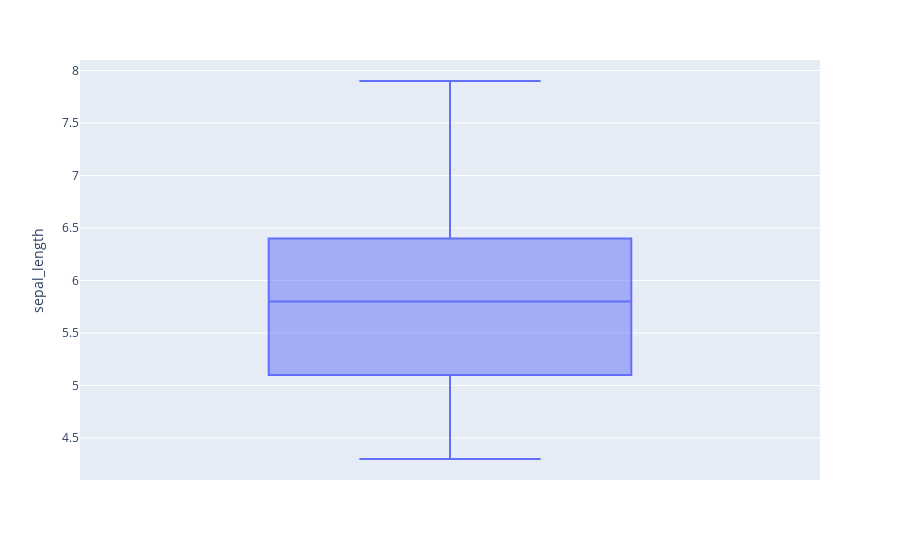
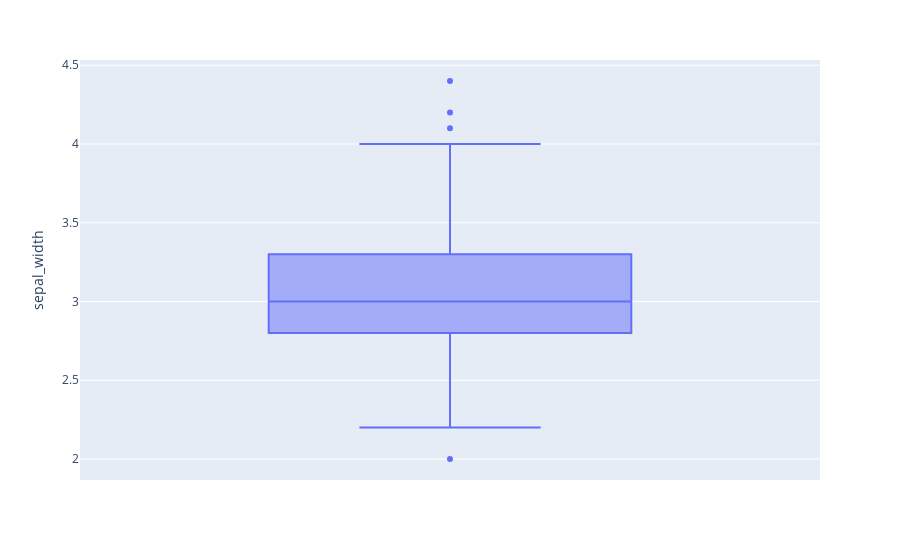
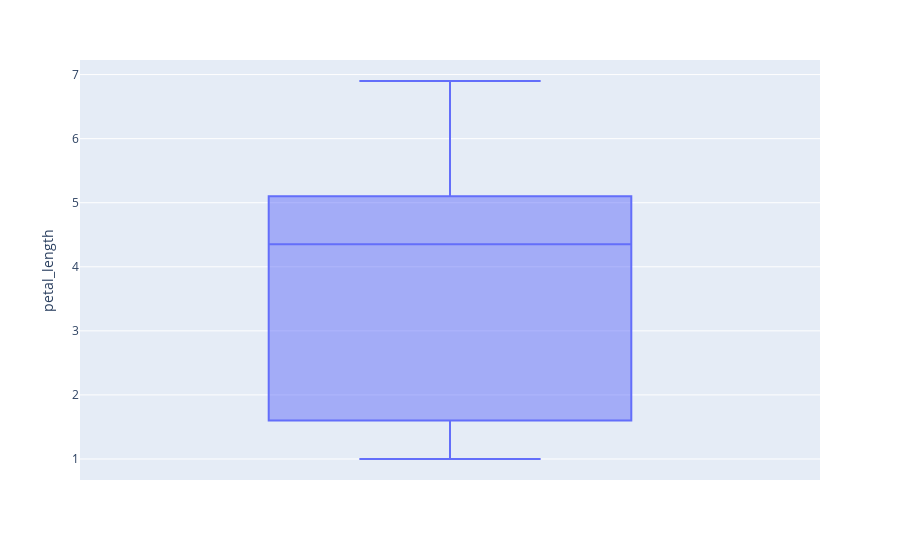
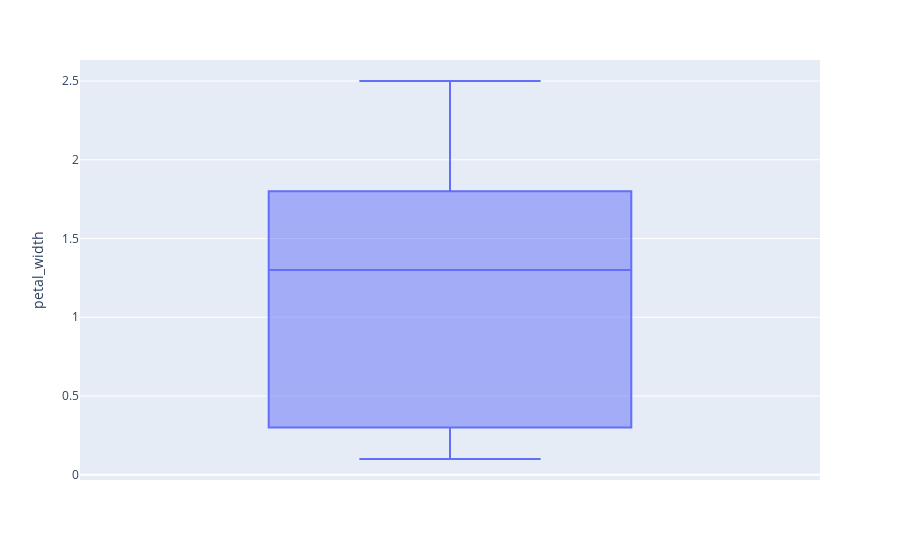

Notebook cell for these charts, in order:
### Code cell
# make box plots of all the numeric columns using for loop and plotly
fig = px.box(data_frame=df, y='sepal_length')
fig.show()

fig = px.box(data_frame=df, y='sepal_width')
fig.show()

fig = px.box(data_frame=df, y='petal_length')
fig.show()

fig = px.box(data_frame=df, y='petal_width')
fig.show()

### Figure 1 — Plotly figure (JSON) as saved in the notebook; plotly's stock layout.template omitted (floating-point values rounded to 4 significant figures; data arrays with more than 128 entries replaced by an {"elided": "..."} marker saying what was removed)
{"data": [{"alignmentgroup": "True", "hovertemplate": "sepal_length=%{y}<extra></extra>", "legendgroup": "", "marker": {"color": "#636efa"}, "name": "", "notched": false, "offsetgroup": "", "orientation": "v", "showlegend": false, "type": "box", "x0": " ", "xaxis": "x", "y": {"elided": "150 float values"}, "y0": " ", "yaxis": "y"}], "layout": {"boxmode": "group", "legend": {"tracegroupgap": 0}, "margin": {"t": 60}, "xaxis": {"anchor": "y", "domain": [0, 1]}, "yaxis": {"anchor": "x", "domain": [0, 1], "title": {"text": "sepal_length"}}}}

### Figure 2 — Plotly figure (JSON) as saved in the notebook; plotly's stock layout.template omitted (floating-point values rounded to 4 significant figures; data arrays with more than 128 entries replaced by an {"elided": "..."} marker saying what was removed)
{"data": [{"alignmentgroup": "True", "hovertemplate": "sepal_width=%{y}<extra></extra>", "legendgroup": "", "marker": {"color": "#636efa"}, "name": "", "notched": false, "offsetgroup": "", "orientation": "v", "showlegend": false, "type": "box", "x0": " ", "xaxis": "x", "y": {"elided": "150 float values"}, "y0": " ", "yaxis": "y"}], "layout": {"boxmode": "group", "legend": {"tracegroupgap": 0}, "margin": {"t": 60}, "xaxis": {"anchor": "y", "domain": [0, 1]}, "yaxis": {"anchor": "x", "domain": [0, 1], "title": {"text": "sepal_width"}}}}

### Figure 3 — Plotly figure (JSON) as saved in the notebook; plotly's stock layout.template omitted (floating-point values rounded to 4 significant figures; data arrays with more than 128 entries replaced by an {"elided": "..."} marker saying what was removed)
{"data": [{"alignmentgroup": "True", "hovertemplate": "petal_length=%{y}<extra></extra>", "legendgroup": "", "marker": {"color": "#636efa"}, "name": "", "notched": false, "offsetgroup": "", "orientation": "v", "showlegend": false, "type": "box", "x0": " ", "xaxis": "x", "y": {"elided": "150 float values"}, "y0": " ", "yaxis": "y"}], "layout": {"boxmode": "group", "legend": {"tracegroupgap": 0}, "margin": {"t": 60}, "xaxis": {"anchor": "y", "domain": [0, 1]}, "yaxis": {"anchor": "x", "domain": [0, 1], "title": {"text": "petal_length"}}}}

### Figure 4 — Plotly figure (JSON) as saved in the notebook; plotly's stock layout.template omitted (floating-point values rounded to 4 significant figures; data arrays with more than 128 entries replaced by an {"elided": "..."} marker saying what was removed)
{"data": [{"alignmentgroup": "True", "hovertemplate": "petal_width=%{y}<extra></extra>", "legendgroup": "", "marker": {"color": "#636efa"}, "name": "", "notched": false, "offsetgroup": "", "orientation": "v", "showlegend": false, "type": "box", "x0": " ", "xaxis": "x", "y": {"elided": "150 float values"}, "y0": " ", "yaxis": "y"}], "layout": {"boxmode": "group", "legend": {"tracegroupgap": 0}, "margin": {"t": 60}, "xaxis": {"anchor": "y", "domain": [0, 1]}, "yaxis": {"anchor": "x", "domain": [0, 1], "title": {"text": "petal_width"}}}}
